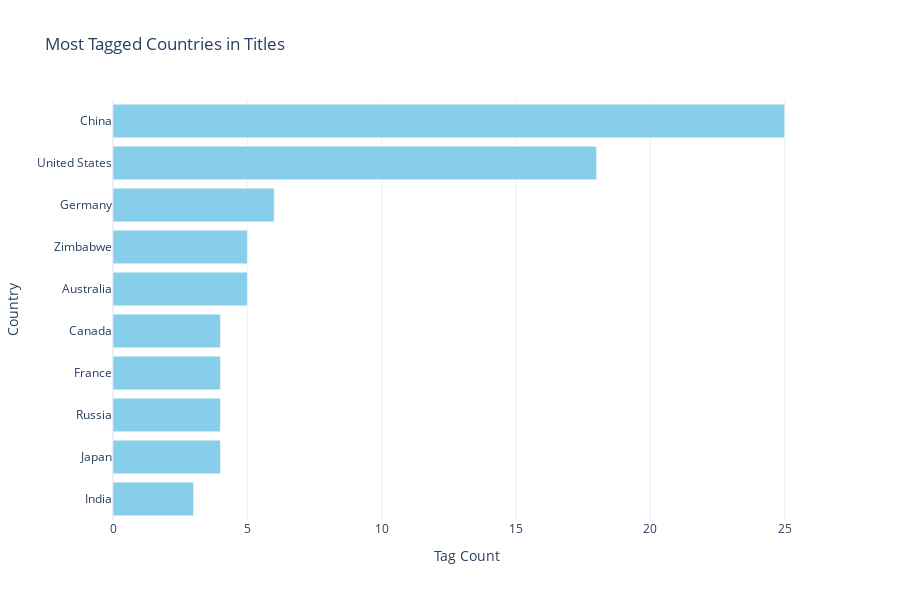

Notebook source saved alongside this figure:
### Code cell
# Split rows with multiple countries into separate rows
video_cleaned['country'] = video_cleaned['country'].str.split(', ')
video_cleaned = video_cleaned.explode('country')

# Exclude rows with 'No specific country'
video_cleaned_filtered = video_cleaned[video_cleaned['country'] != 'No specific country']

# Count occurrences of each country
country_counts = video_cleaned_filtered['country'].value_counts()

# Select only the top 10 most tagged countries
top_10 = country_counts.head(10)

# Create horizontal bar plot using Plotly graph objects
fig = go.Figure(go.Bar(
    x=top_10.values,
    y=top_10.index,
    orientation='h',
    marker=dict(color='skyblue'),  # Bar color
))

# Update layout
fig.update_layout(
    title='Most Tagged Countries in Titles',
    xaxis_title='Tag Count',
    yaxis_title='Country',
    yaxis=dict(autorange="reversed"), # Reverse y-axis to have the country with the highest count at the top
    template='plotly_white',  # Plotly template
    height=600,  
)

# Show the plot
fig.show()

### Figure 1 — Plotly figure (JSON) as saved in the notebook; plotly's stock layout.template omitted (floating-point values rounded to 4 significant figures)
{"data": [{"marker": {"color": "skyblue"}, "orientation": "h", "type": "bar", "x": [25, 18, 6, 5, 5, 4, 4, 4, 4, 3], "y": ["China", "United States", "Germany", "Zimbabwe", "Australia", "Canada", "France", "Russia", "Japan", "India"]}], "layout": {"height": 600, "title": {"text": "Most Tagged Countries in Titles"}, "xaxis": {"title": {"text": "Tag Count"}}, "yaxis": {"autorange": "reversed", "title": {"text": "Country"}}}}
